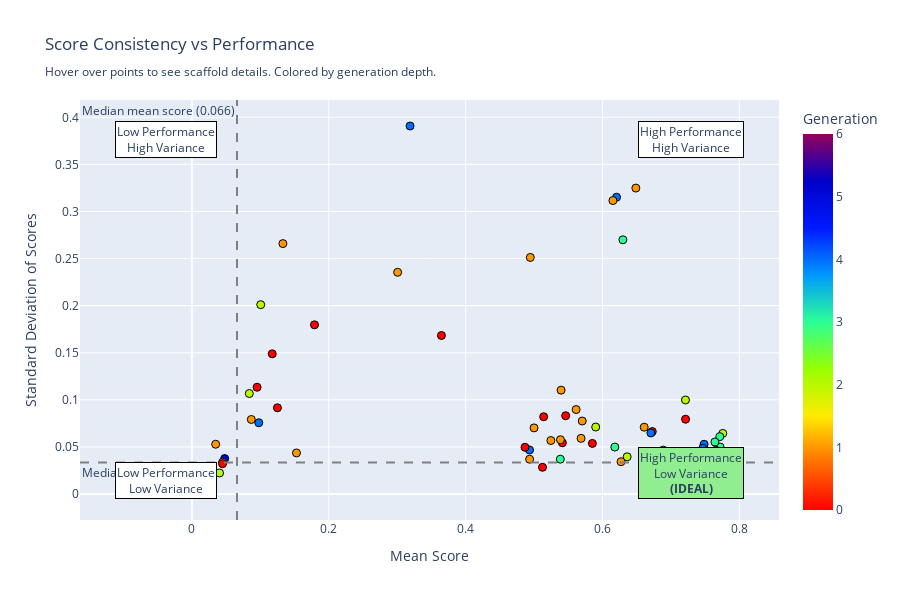

Notebook cell for this chart:
### Markdown cell above
## 4. Score Consistency vs Performance Analysis

This scatter plot shows the relationship between mean performance and score consistency (standard deviation). Points in the bottom-right represent the ideal: high performance with low variability.

### Code cell
# Score Consistency vs Performance Analysis - CONFIGURABLE PARAMETERS
CONSISTENCY_WIDTH = 900       # Plot width
CONSISTENCY_HEIGHT = 600      # Plot height
CONSISTENCY_MARKER_SIZE = 8   # Size of scatter points
CONSISTENCY_LINE_WIDTH = 1    # Marker border width

# Score Consistency vs Performance Analysis (Interactive with Plotly)
# Create enhanced dataframe with hover information
df_plot = df.copy()
df_plot['hover_text'] = df_plot.apply(lambda row: 
    f"Scaffold: {row['scaffold_id']}<br>" +
    f"Mean Score: {row['mean_score']:.4f}<br>" +
    f"Std Dev: {row['score_std']:.4f}<br>" +
    f"Generation: {row['generation']}<br>" +
    f"Root: {row['root']}<br>" +
    f"Individual Scores: {', '.join([f'{s:.3f}' for s in row['scores']])}", 
    axis=1)

# Create the interactive scatter plot
fig = px.scatter(df_plot, 
                 x='mean_score', 
                 y='score_std',
                 color='generation',
                 color_continuous_scale='rainbow_r',
                 hover_name='scaffold_id',
                 hover_data={
                     'mean_score': ':.4f',
                     'score_std': ':.4f', 
                     'generation': True,
                     'root': True
                 },
                 title='Score Consistency vs Performance<br><sub>Hover over points to see scaffold details. Colored by generation depth.</sub>',
                 labels={
                     'mean_score': 'Mean Score',
                     'score_std': 'Standard Deviation of Scores',
                     'generation': 'Generation'
                 })

# Update traces for better appearance
fig.update_traces(marker=dict(size=CONSISTENCY_MARKER_SIZE, 
                             line=dict(width=CONSISTENCY_LINE_WIDTH, color='black')))

# Add reference lines
median_score = df['mean_score'].median()
median_std = df['score_std'].median()

fig.add_hline(y=median_std, line_dash="dash", line_color="gray", 
              annotation_text=f"Median std dev ({median_std:.3f})",
              annotation_position="bottom left")
fig.add_vline(x=median_score, line_dash="dash", line_color="gray",
              annotation_text=f"Median mean score ({median_score:.3f})",
              annotation_position="top left")

# Add quadrant annotations
fig.add_annotation(x=0.05, y=0.95, xref="paper", yref="paper",
                   text="Low Performance<br>High Variance", showarrow=False,
                   bgcolor="white", bordercolor="black", borderwidth=1)
fig.add_annotation(x=0.95, y=0.95, xref="paper", yref="paper", 
                   text="High Performance<br>High Variance", showarrow=False,
                   bgcolor="white", bordercolor="black", borderwidth=1)
fig.add_annotation(x=0.05, y=0.05, xref="paper", yref="paper",
                   text="Low Performance<br>Low Variance", showarrow=False,
                   bgcolor="white", bordercolor="black", borderwidth=1)
fig.add_annotation(x=0.95, y=0.05, xref="paper", yref="paper",
                   text="High Performance<br>Low Variance<br><b>(IDEAL)</b>", showarrow=False,
                   bgcolor="lightgreen", bordercolor="black", borderwidth=1)

# Update layout
fig.update_layout(
    width=CONSISTENCY_WIDTH,
    height=CONSISTENCY_HEIGHT,
    showlegend=True,
    font=dict(size=12)
)

fig.show()

# Print analysis (same as before)
print("SCORE CONSISTENCY ANALYSIS:")
print("=" * 50)
print(f"Most consistent scaffold: {df.loc[df['score_std'].idxmin(), 'scaffold_id']} (std: {df['score_std'].min():.4f})")
print(f"Most variable scaffold: {df.loc[df['score_std'].idxmax(), 'scaffold_id']} (std: {df['score_std'].max():.4f})")
print(f"\nTop 5 most consistent scaffolds:")
most_consistent = df.nsmallest(5, 'score_std')[['scaffold_id', 'mean_score', 'score_std', 'generation']]
print(most_consistent.to_string(index=False))

print(f"\nTop 5 performers with low variance (std < 0.1):")
reliable_performers = df[df['score_std'] < 0.1].nlargest(5, 'mean_score')[['scaffold_id', 'mean_score', 'score_std', 'generation']]
if len(reliable_performers) > 0:
    print(reliable_performers.to_string(index=False))
else:
    print("No scaffolds found with std < 0.1")

print(f"\nCorrelation between mean score and std dev: {df['mean_score'].corr(df['score_std']):.4f}")

# Check if later generations are more consistent
generation_consistency = df.groupby('generation')['score_std'].agg(['mean', 'median', 'count'])
print(f"\nConsistency by generation:")
print(generation_consistency)

### Figure 1 — Plotly figure (JSON) as saved in the notebook; plotly's stock layout.template omitted (floating-point values rounded to 4 significant figures; data arrays with more than 128 entries replaced by an {"elided": "..."} marker saying what was removed)
{"data": [{"customdata": {"elided": "110x2 mixed values"}, "hovertemplate": "<b>%{hovertext}</b><br><br>Mean Score=%{x:.4f}<br>Standard Deviation of Scores=%{y:.4f}<br>Generation=%{marker.color}<br>root=%{customdata[1]}<extra></extra>", "hovertext": ["5-1-2-0", "1-6", "5-1-1", "5-1-2-1", "5-1-1-0", "5-1-2", "5-1-1-4", "5-1-2-0-0-0", "5-1-2-0-0", "5-1-2-1-1", "13", "1-6-1", "12-0-3-1", "1", "12-0-3", "12-0-3-1-0", "13-4", "8-0", "8-2-0", "5-1-1-2", "8-3", "5-1-1-0-3", "8-2-0-2", "5-1", "13-4-0", "12", "1-5", "12-0", "6-1", "11", "8", "8-2", "12-4", "5-1-2-2", "12-3", "5", "6", "6-0", "13-6", "12-2", "12-0-3-1-1", "10", "4", "5-1-1-0-2", "13-1", "0", "5-0", "13-8", "7", "18", "12-0-1", "5-1-2-1-0", "19", "1-7", "8-0-0", "5-1-2-0-0-1", "4-0", "17", "8-0-2", "8-1", "8-2-0-0", "12-1", "15", "11-2", "0-0", "11-1", "5-1-2-3", "5-1-1-3", "1-4", "11-0", "8-0-1", "1-6-0", "8-0-5", "5-1-2-0-1", "8-3-1", "9", "14", "8-0-3", "13-7", "12-0-3-0", "8-2-0-1", "10-0", "5-2", "13-0", "8-0-4", "12-0-2", "1-2", "5-1-0", "5-1-2-0-0-0-0", "16", "11-3", "1-3", "12-0-0", "13-3", "6-0-0", "2", "13-2", "6-1-1", "6-1-2", "1-0", "5-1-1-0-1", "5-1-1-1", "8-3-0", "13-4-1", "6-1-0", "13-5", "3", "1-1", "5-1-2-0-2", "5-1-1-0-0"], "legendgroup": "", "marker": {"color": [3, 1, 2, 3, 3, 2, 3, 5, 4, 4, 0, 2, 3, 0, 2, 4, 1, 1, 2, 3, 1, 4, 3, 1, 2, 0, 1, 1, 1, 0, 0, 1, 1, 3, 1, 0, 0, 1, 1, 1, 4, 0, 0, 4, 1, 0, 1, 1, 0, 0, 2, 4, 0, 1, 2, 5, 1, 0, 2, 1, 3, 1, 0, 1, 1, 1, 3, 3, 1, 1, 2, 2, 2, 4, 2, 0, 0, 2, 1, 3, 3, 1, 1, 1, 2, 2, 1, 2, 6, 0, 1, 1, 2, 1, 2, 0, 1, 2, 2, 1, 4, 3, 2, 2, 2, 1, 0, 1, 4, 4], "coloraxis": "coloraxis", "line": {"color": "black", "width": 1}, "size": 8, "symbol": "circle"}, "mode": "markers", "name": "", "orientation": "v", "showlegend": false, "type": "scatter", "x": [0.7996, 0.7839, 0.7758, 0.7719, 0.7714, 0.7655, 0.7643, 0.7559, 0.7485, 0.7465, 0.7214, 0.7213, 0.6887, 0.6728, 0.6716, 0.6707, 0.661, 0.6487, 0.636, 0.6298, 0.6271, 0.6205, 0.618, 0.6152, 0.5901, 0.5852, 0.5704, 0.5687, 0.5615, 0.5462, 0.5414, 0.5395, 0.5385, 0.5383, 0.5246, 0.514, 0.5124, 0.5, 0.4945, 0.4935, 0.4934, 0.4868, 0.3646, 0.3188, 0.3006, 0.1791, 0.1528, 0.133, 0.125, 0.1173, 0.1005, 0.0977, 0.09519, 0.08679, 0.08384, 0.04787, 0.04488, 0.0447, 0.04038, 0.03468, 0.0225, 0.007441, 0.00674, 0.002139, 0.00107, 0.0, 0.0, 0.0, 0.0, 0.0, 0.0, 0.0, 0.0, 0.0, 0.0, 0.0, 0.0, 0.0, 0.0, 0.0, 0.0, 0.0, 0.0, 0.0, 0.0, 0.0, 0.0, 0.0, 0.0, 0.0, 0.0, 0.0, 0.0, 0.0, 0.0, 0.0, 0.0, 0.0, 0.0, 0.0, 0.0, 0.0, 0.0, 0.0, 0.0, 0.0, 0.0, 0.0, 0.0, 0.0], "xaxis": "x", "y": [0.04373, 0.03488, 0.06433, 0.04986, 0.06089, 0.04653, 0.05522, 0.03314, 0.05278, 0.04856, 0.0794, 0.09983, 0.04662, 0.06632, 0.02499, 0.06485, 0.07094, 0.3249, 0.03949, 0.27, 0.03428, 0.3152, 0.04983, 0.3116, 0.07112, 0.05373, 0.0775, 0.05908, 0.08966, 0.0831, 0.05437, 0.1103, 0.05764, 0.03696, 0.05679, 0.08204, 0.02835, 0.0702, 0.2512, 0.03696, 0.04675, 0.04958, 0.1683, 0.3908, 0.2355, 0.1796, 0.0436, 0.2659, 0.09153, 0.1489, 0.2011, 0.07568, 0.1133, 0.07915, 0.1067, 0.03765, 0.03379, 0.03226, 0.02235, 0.05283, 0.02217, 0.009257, 0.01103, 0.004278, 0.002139, 0.0, 0.0, 0.0, 0.0, 0.0, 0.0, 0.0, 0.0, 0.0, 0.0, 0.0, 0.0, 0.0, 0.0, 0.0, 0.0, 0.0, 0.0, 0.0, 0.0, 0.0, 0.0, 0.0, 0.0, 0.0, 0.0, 0.0, 0.0, 0.0, 0.0, 0.0, 0.0, 0.0, 0.0, 0.0, 0.0, 0.0, 0.0, 0.0, 0.0, 0.0, 0.0, 0.0, 0.0, 0.0], "yaxis": "y"}], "layout": {"annotations": [{"showarrow": false, "text": "Median std dev (0.033)", "x": 0, "xanchor": "left", "xref": "x domain", "y": 0.03347, "yanchor": "top", "yref": "y"}, {"showarrow": false, "text": "Median mean score (0.066)", "x": 0.06586, "xanchor": "right", "xref": "x", "y": 1, "yanchor": "top", "yref": "y domain"}, {"bgcolor": "white", "bordercolor": "black", "borderwidth": 1, "showarrow": false, "text": "Low Performance<br>High Variance", "x": 0.05, "xref": "paper", "y": 0.95, "yref": "paper"}, {"bgcolor": "white", "bordercolor": "black", "borderwidth": 1, "showarrow": false, "text": "High Performance<br>High Variance", "x": 0.95, "xref": "paper", "y": 0.95, "yref": "paper"}, {"bgcolor": "white", "bordercolor": "black", "borderwidth": 1, "showarrow": false, "text": "Low Performance<br>Low Variance", "x": 0.05, "xref": "paper", "y": 0.05, "yref": "paper"}, {"bgcolor": "lightgreen", "bordercolor": "black", "borderwidth": 1, "showarrow": false, "text": "High Performance<br>Low Variance<br><b>(IDEAL)</b>", "x": 0.95, "xref": "paper", "y": 0.05, "yref": "paper"}], "coloraxis": {"colorbar": {"title": {"text": "Generation"}}, "colorscale": [[0, "rgb(255,0,0)"], [0.125, "rgb(255,111,0)"], [0.25, "rgb(255,234,0)"], [0.375, "rgb(151,255,0)"], [0.5, "rgb(44,255,150)"], [0.625, "rgb(0,152,255)"], [0.75, "rgb(0,25,255)"], [0.875, "rgb(0,0,200)"], [1, "rgb(150,0,90)"]]}, "font": {"size": 12}, "height": 600, "legend": {"tracegroupgap": 0}, "shapes": [{"line": {"color": "gray", "dash": "dash"}, "type": "line", "x0": 0, "x1": 1, "xref": "x domain", "y0": 0.03347, "y1": 0.03347, "yref": "y"}, {"line": {"color": "gray", "dash": "dash"}, "type": "line", "x0": 0.06586, "x1": 0.06586, "xref": "x", "y0": 0, "y1": 1, "yref": "y domain"}], "showlegend": true, "title": {"text": "Score Consistency vs Performance<br><sub>Hover over points to see scaffold details. Colored by generation depth.</sub>"}, "width": 900, "xaxis": {"anchor": "y", "domain": [0, 1], "title": {"text": "Mean Score"}}, "yaxis": {"anchor": "x", "domain": [0, 1], "title": {"text": "Standard Deviation of Scores"}}}}
